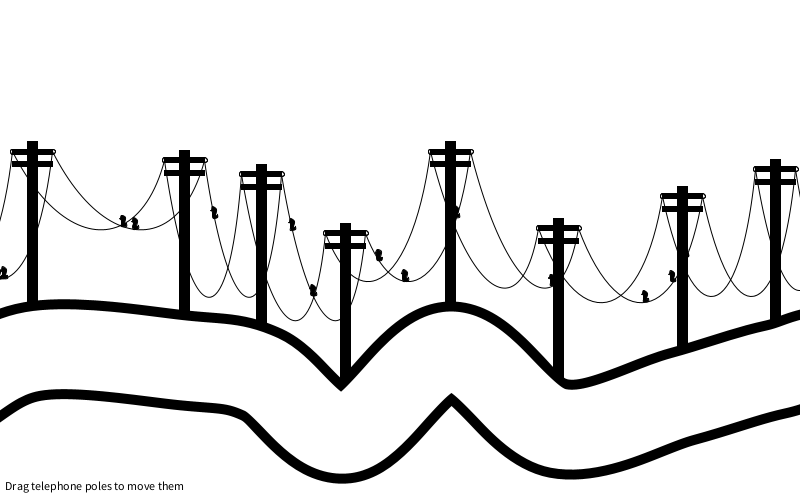
Frame 1 (no input)
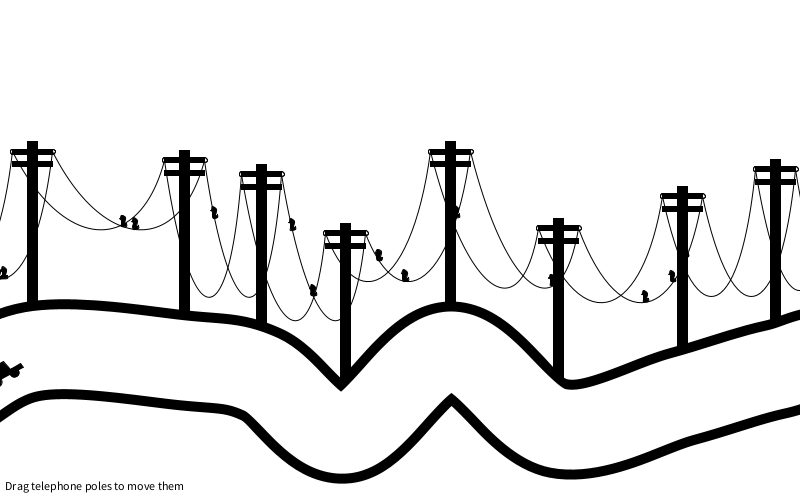
Frame 60 (the mouse pressed at the canvas centre just before this capture)
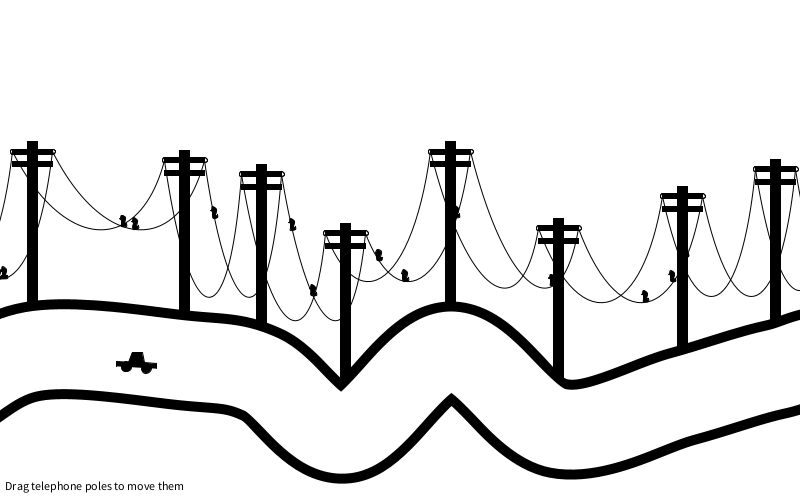
Frame 120 (the mouse held since frame 60 and released just before this capture)

The Processing sketch that drew these frames (run headless with seeded random() and noise(); from frame 60 on, the mouse is pressed at the canvas centre):

// Processing sketch: processing_73645
// ── processing_73645.pde

/*
______ _         _                     _    _ _          
 | ___ (_)       | |                   | |  | (_)         
 | |_/ /_ _ __ __| |___    ___  _ __   | |  | |_ _ __ ___ 
 | ___ \ | '__/ _` / __|  / _ \| '_ \  | |/\| | | '__/ _ \
 | |_/ / | | | (_| \__ \ | (_) | | | | \  /\  / | | |  __/
 \____/|_|_|  \__,_|___/  \___/|_| |_|  \/  \/|_|_|  \___|
 David Lobser - 2012 - made at ITP                                                        
 
 */

//number of telephone poles
int amount = 12;

int q = 0;
int qcar = 0;
float q2 = 0;
float mynoise = 0;

//this sets up the sagging points on the wire
float point2X = 0;
float point3X = 0;
float point2Y = 0;
float point3Y = 0;

// bb is divions between points in the array
int bb = 4;
float bbcar = 20;

//amount of sag
float sag = 100;

//instantiates some variables to be used for line drawings and motion later
float rx = random(width);
float ry = random(height);
float rxcar = random(width);
float rycar = random(height);
float ox;
float oy;
float oxcar=-1000;
float oycar=-1000;

//specifically - do it tells the car to start moving to the next point
int doit = 1;

float[] posX = new float[amount];
float[] posY = new float[amount];

//variables to set up the number and position of birds
int[] numBirds = new int[amount];
float[] noiseBirds = new float[amount*2];




void setup() {

  background(255);
  smooth();
  size(800, 500);
  float bbbx = -200;
  float bbby = height/2;

  //sets up the position of all the poles

  for (int i = 0; i<posX.length;i++) {
    posX[i] = bbbx;
    posY[i] = bbby;
    numBirds[i] = int(random(3));
    noiseBirds[i] = random(.1, .9);

    //sets the spacing for the wires
    bbbx+=random(75, 200);
    bbby=random(height/2-100, height/2);
  }

  ox = width/2;
  oy = height/2;
}



void draw() {


  background(255);
  fill(0, 0);

  //puts the poles in place
  for (int i = 0 ; i<posX.length-1;i++) {
    pushMatrix();
    translate(posX[i], posY[i]);
    pole();
    popMatrix();
  }

  road();

  //sets up the two sets of lines - offset in either direction

  pushMatrix();
  translate(20, 0);
  lines(1);
  popMatrix();
  pushMatrix();
  translate(-20, 0);
  lines(0);
  popMatrix();
  car();
  text("Drag telephone poles to move them",5,height-10);
}



void road() {

  pushStyle();
  fill(0, 0);
  strokeWeight(100);

  //makes outer curve
  beginShape();
  curveVertex(posX[0], posY[0]+200);
  for (int i = 0 ; i<posX.length;i++) {
    curveVertex(posX[i], posY[i]+200);
  }
  curveVertex(posX[posX.length-1], posY[posY.length-1]+200);
  endShape();
  popStyle();
  pushStyle();

  //and inner curve
  fill(0, 0);
  strokeWeight(80);
  stroke(255);
  beginShape();

  curveVertex(posX[0], posY[0]+200);
  for (int i = 0 ; i<posX.length;i++) {
    curveVertex(posX[i], posY[i]+200);
  }
  curveVertex(posX[posX.length-1], posY[posY.length-1]+200);
  endShape();
  popStyle();
}


void lines(int myboids) {
  fill(0, 0);

  //repositions poles
  for (int i = 0 ; i<posX.length-1;i++) {
    if (mousePressed) {
      if (mouseX>posX[i]-20 && mouseX <posX[i]+20 && mouseY >posY[i]-10 && mouseY<posY[i]+200) {
        // if (dist(mouseX, mouseY, posX[i], posY[i])<20) {
        posX[i] = mouseX;
        posY[i] = mouseY-100;
      }
    }

    // the secret sauce!  Makes the lines and sets up the points in between

    rx = posX[i+1];
    ry = posY[i+1];
    ox = posX[i];
    oy = posY[i];

    float mox = rx - ox;
    float moy = ry - oy;

    ellipse(ox, oy, 5, 5);

    while (bb>1) {

      ox += mox/bb;
      oy += moy/bb;  

      //this makes sagger sag based on distance
      float sagger = constrain((dist(posX[i], posY[i], posX[i+1], posY[i+1])), 0, 250);
      sag = map(sagger, 0, 250, 250, 0);  

      //these set up the two control points for the bezier
      if (bb==2) {
        point2X = ox;
        point2Y = oy+sag;
      }
      if (bb==3) {
        point3X = ox;
        point3Y = oy+sag;
      }
      bb-=1;
    }

    bb=3;
    ox = posX[i+1];
    oy = posY[i+1];
    ellipse(ox, oy, 5, 5);
    endShape();

    //this actually draws the lines
    bezier(posX[i], posY[i], point3X, point3Y, point2X, point2Y, posX[i+1], posY[i+1]);

    //and this sticks the birds on
    if (myboids==1) {
      for (int birdy = numBirds[i];birdy<3;birdy++) {
        float birdpos =  noiseBirds[i+birdy];
        float boidX = bezierPoint(posX[i], point3X, point2X, posX[i+1], birdpos);
        float boidY = bezierPoint(posY[i], point3Y, point2Y, posY[i+1], birdpos);
        boid(boidX, boidY);
      }
    }
  }
}
void pole() {
  fill(0);
  rect(-5, -10, 10, 200);
  rect(-20, -2.5, 40, 5);
  rect(-20, 10, 40, 5);
}

void car() {
  
  if (doit ==1) {
    if (qcar<posX.length-1) {
      qcar++;
    }
    else {
      qcar=0;
    }
    rxcar = posX[qcar];
    rycar = posY[qcar];
    doit = 0;
  }

//this part animates the car using the same trick I used when drawing on the lines

  if (bbcar>1) {
    bbcar-=1;
  }
  else {
    if (qcar<2) {
      bbcar=1;
    }
    else {
      //speed of the car, bigger is slower
      bbcar=60;
    }
  }

  float moxcar = rxcar - oxcar;
  float moycar = rycar - oycar;
  oxcar += moxcar/bbcar;
  oycar += moycar/bbcar;

  float angle = atan2(moycar, moxcar);

  if (bbcar <2 && bbcar<2) {
    doit = 1;
  }

  pushStyle();
  rectMode(CENTER);
  pushMatrix();
  translate(oxcar, oycar+200);
  rotate(angle);
  fill(0);
  beginShape();
  vertex(-20, 10);
  vertex(-20, 5);
  vertex(-8, 5);
  vertex(-5, -5);
  vertex(5, -5);
  vertex(8, 5);
  vertex(20, 5);
  vertex(20, 10);
  endShape();
  ellipse(-10, 10, 10, 10);
  ellipse(10, 10, 10, 10);
  popStyle();
  popMatrix();
}

void boid(float mytx, float myty) {
  pushStyle();
  fill(0);
  pushMatrix();
  translate(mytx-3, myty-5);
  scale(1, -1);
  beginShape();
  //I drew the bird (very quickly) in maya and copied the verts, it worked!
  curveVertex(-1.481481, 3.045267); 
  curveVertex(-1.185906, 3.070988); 
  curveVertex(-0.594756, 3.122428); 
  curveVertex(0.774085, 6.687243); 
  curveVertex(4.658911, 4.079218);
  curveVertex(3.800148, -1.646091); 
  curveVertex(5.07877, -1.815844);
  curveVertex(5.451497, -1.496914);
  curveVertex(5.63786, -1.337449); 
  curveVertex(5.63786, -1.337449); 
  curveVertex(5.620703, -1.368161);
  curveVertex(5.586388, -1.429585); 
  curveVertex(5.473378, -4.425692); 
  curveVertex(1.038618, -4.694807); 
  curveVertex(0.248695, -1.980264); 
  curveVertex(0.435739, 1.381294); 
  curveVertex(-0.386713, 2.627928); 
  curveVertex(-1.116558, 2.906154); 
  curveVertex(-1.481481, 3.045267); 
  endShape();
  popStyle();
  popMatrix();
  fill(0, 0);
}
